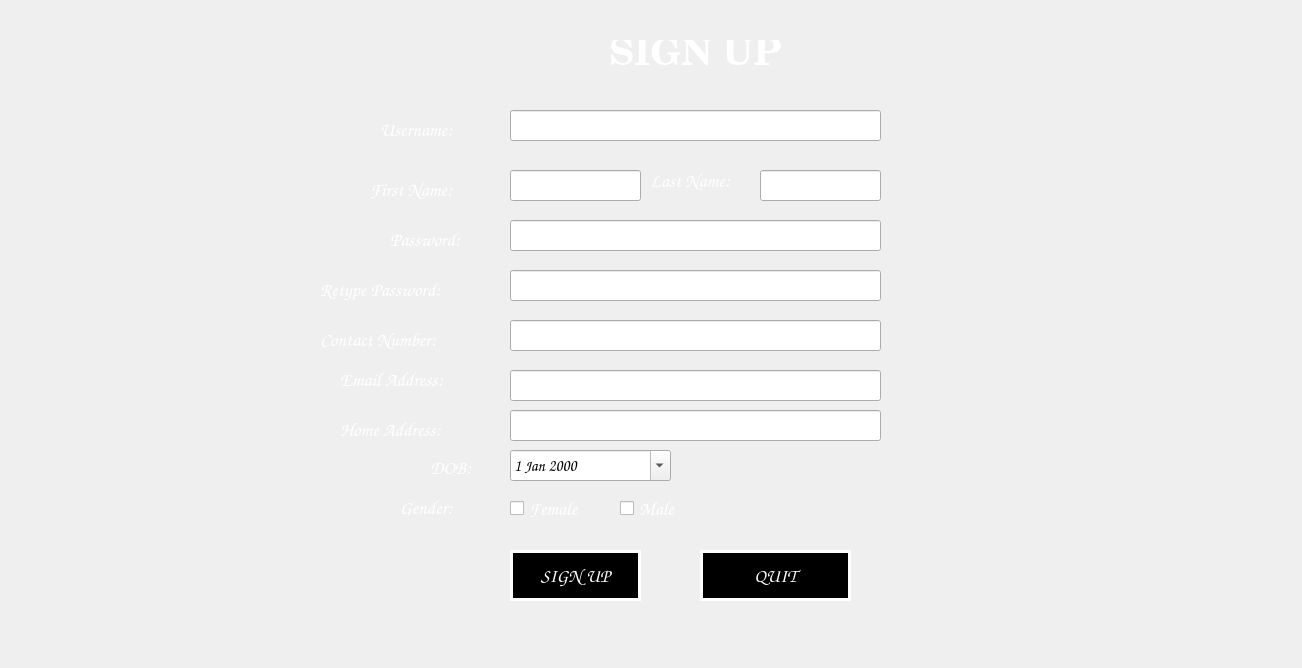
<?xml version="1.0" encoding="UTF-8"?>
<ui version="4.0">
 <class>signup</class>
 <widget class="QWidget" name="signup">
  <property name="geometry">
   <rect>
    <x>0</x>
    <y>0</y>
    <width>1302</width>
    <height>668</height>
   </rect>
  </property>
  <property name="windowTitle">
   <string>signup</string>
  </property>
  <property name="styleSheet">
   <string notr="true"/>
  </property>
  <widget class="QLabel" name="label">
   <property name="geometry">
    <rect>
     <x>600</x>
     <y>40</y>
     <width>191</width>
     <height>31</height>
    </rect>
   </property>
   <property name="font">
    <font>
     <family>Century Schoolbook</family>
     <pointsize>28</pointsize>
     <weight>75</weight>
     <bold>true</bold>
    </font>
   </property>
   <property name="styleSheet">
    <string notr="true">color:white;</string>
   </property>
   <property name="text">
    <string>SIGN UP</string>
   </property>
   <property name="alignment">
    <set>Qt::AlignCenter</set>
   </property>
  </widget>
  <widget class="QLabel" name="label_2">
   <property name="geometry">
    <rect>
     <x>380</x>
     <y>120</y>
     <width>121</width>
     <height>20</height>
    </rect>
   </property>
   <property name="font">
    <font>
     <family>Comic Sans MS</family>
     <pointsize>14</pointsize>
     <weight>75</weight>
     <bold>true</bold>
    </font>
   </property>
   <property name="styleSheet">
    <string notr="true">color:white;</string>
   </property>
   <property name="text">
    <string>Username:</string>
   </property>
  </widget>
  <widget class="QLabel" name="label_3">
   <property name="geometry">
    <rect>
     <x>370</x>
     <y>180</y>
     <width>121</width>
     <height>20</height>
    </rect>
   </property>
   <property name="font">
    <font>
     <family>Comic Sans MS</family>
     <pointsize>14</pointsize>
     <weight>75</weight>
     <bold>true</bold>
    </font>
   </property>
   <property name="styleSheet">
    <string notr="true">color:white;</string>
   </property>
   <property name="text">
    <string>First Name:</string>
   </property>
  </widget>
  <widget class="QLabel" name="label_4">
   <property name="geometry">
    <rect>
     <x>390</x>
     <y>230</y>
     <width>101</width>
     <height>20</height>
    </rect>
   </property>
   <property name="font">
    <font>
     <family>Comic Sans MS</family>
     <pointsize>14</pointsize>
     <weight>75</weight>
     <bold>true</bold>
    </font>
   </property>
   <property name="styleSheet">
    <string notr="true">color:white;</string>
   </property>
   <property name="text">
    <string>Password:</string>
   </property>
  </widget>
  <widget class="QLabel" name="label_5">
   <property name="geometry">
    <rect>
     <x>320</x>
     <y>280</y>
     <width>161</width>
     <height>20</height>
    </rect>
   </property>
   <property name="font">
    <font>
     <family>Comic Sans MS</family>
     <pointsize>14</pointsize>
     <weight>75</weight>
     <bold>true</bold>
    </font>
   </property>
   <property name="styleSheet">
    <string notr="true">color:white;</string>
   </property>
   <property name="text">
    <string>Retype Password:</string>
   </property>
  </widget>
  <widget class="QLabel" name="label_6">
   <property name="geometry">
    <rect>
     <x>320</x>
     <y>330</y>
     <width>171</width>
     <height>20</height>
    </rect>
   </property>
   <property name="font">
    <font>
     <family>Comic Sans MS</family>
     <pointsize>14</pointsize>
     <weight>75</weight>
     <bold>true</bold>
    </font>
   </property>
   <property name="styleSheet">
    <string notr="true">color:white;</string>
   </property>
   <property name="text">
    <string>Contact Number:</string>
   </property>
  </widget>
  <widget class="QLabel" name="emailLabel">
   <property name="geometry">
    <rect>
     <x>340</x>
     <y>370</y>
     <width>141</width>
     <height>20</height>
    </rect>
   </property>
   <property name="font">
    <font>
     <family>Comic Sans MS</family>
     <pointsize>14</pointsize>
     <weight>75</weight>
     <bold>true</bold>
    </font>
   </property>
   <property name="styleSheet">
    <string notr="true">color:white;</string>
   </property>
   <property name="text">
    <string>Email Address:</string>
   </property>
  </widget>
  <widget class="QLineEdit" name="usernameEdit">
   <property name="geometry">
    <rect>
     <x>510</x>
     <y>110</y>
     <width>371</width>
     <height>31</height>
    </rect>
   </property>
   <property name="font">
    <font>
     <pointsize>12</pointsize>
    </font>
   </property>
  </widget>
  <widget class="QLineEdit" name="firstnameEdit">
   <property name="geometry">
    <rect>
     <x>510</x>
     <y>170</y>
     <width>131</width>
     <height>31</height>
    </rect>
   </property>
   <property name="font">
    <font>
     <pointsize>12</pointsize>
    </font>
   </property>
  </widget>
  <widget class="QLineEdit" name="passwordEdit">
   <property name="geometry">
    <rect>
     <x>510</x>
     <y>220</y>
     <width>371</width>
     <height>31</height>
    </rect>
   </property>
   <property name="font">
    <font>
     <pointsize>12</pointsize>
    </font>
   </property>
   <property name="echoMode">
    <enum>QLineEdit::Password</enum>
   </property>
  </widget>
  <widget class="QLineEdit" name="retypePasswordEdit">
   <property name="geometry">
    <rect>
     <x>510</x>
     <y>270</y>
     <width>371</width>
     <height>31</height>
    </rect>
   </property>
   <property name="font">
    <font>
     <pointsize>12</pointsize>
    </font>
   </property>
   <property name="echoMode">
    <enum>QLineEdit::Password</enum>
   </property>
  </widget>
  <widget class="QLineEdit" name="phoneEdit">
   <property name="geometry">
    <rect>
     <x>510</x>
     <y>320</y>
     <width>371</width>
     <height>31</height>
    </rect>
   </property>
   <property name="font">
    <font>
     <pointsize>12</pointsize>
    </font>
   </property>
  </widget>
  <widget class="QLineEdit" name="emailEdit">
   <property name="geometry">
    <rect>
     <x>510</x>
     <y>370</y>
     <width>371</width>
     <height>31</height>
    </rect>
   </property>
   <property name="font">
    <font>
     <pointsize>12</pointsize>
    </font>
   </property>
  </widget>
  <widget class="QPushButton" name="pushButton">
   <property name="geometry">
    <rect>
     <x>510</x>
     <y>550</y>
     <width>131</width>
     <height>51</height>
    </rect>
   </property>
   <property name="font">
    <font>
     <family>Comic Sans MS</family>
     <pointsize>14</pointsize>
     <weight>75</weight>
     <bold>true</bold>
    </font>
   </property>
   <property name="styleSheet">
    <string notr="true">border-image:none;
background-color:black;
border:3px solid white;
color:white;</string>
   </property>
   <property name="text">
    <string>SIGN UP</string>
   </property>
  </widget>
  <widget class="QLabel" name="errorLabel">
   <property name="geometry">
    <rect>
     <x>460</x>
     <y>620</y>
     <width>451</width>
     <height>61</height>
    </rect>
   </property>
   <property name="palette">
    <palette>
     <active>
      <colorrole role="WindowText">
       <brush brushstyle="SolidPattern">
        <color alpha="255">
         <red>255</red>
         <green>255</green>
         <blue>255</blue>
        </color>
       </brush>
      </colorrole>
      <colorrole role="Text">
       <brush brushstyle="SolidPattern">
        <color alpha="255">
         <red>255</red>
         <green>255</green>
         <blue>255</blue>
        </color>
       </brush>
      </colorrole>
      <colorrole role="ButtonText">
       <brush brushstyle="SolidPattern">
        <color alpha="255">
         <red>255</red>
         <green>255</green>
         <blue>255</blue>
        </color>
       </brush>
      </colorrole>
     </active>
     <inactive>
      <colorrole role="WindowText">
       <brush brushstyle="SolidPattern">
        <color alpha="255">
         <red>255</red>
         <green>255</green>
         <blue>255</blue>
        </color>
       </brush>
      </colorrole>
      <colorrole role="Text">
       <brush brushstyle="SolidPattern">
        <color alpha="255">
         <red>255</red>
         <green>255</green>
         <blue>255</blue>
        </color>
       </brush>
      </colorrole>
      <colorrole role="ButtonText">
       <brush brushstyle="SolidPattern">
        <color alpha="255">
         <red>255</red>
         <green>255</green>
         <blue>255</blue>
        </color>
       </brush>
      </colorrole>
     </inactive>
     <disabled>
      <colorrole role="WindowText">
       <brush brushstyle="SolidPattern">
        <color alpha="255">
         <red>255</red>
         <green>255</green>
         <blue>255</blue>
        </color>
       </brush>
      </colorrole>
      <colorrole role="Text">
       <brush brushstyle="SolidPattern">
        <color alpha="255">
         <red>255</red>
         <green>255</green>
         <blue>255</blue>
        </color>
       </brush>
      </colorrole>
      <colorrole role="ButtonText">
       <brush brushstyle="SolidPattern">
        <color alpha="255">
         <red>255</red>
         <green>255</green>
         <blue>255</blue>
        </color>
       </brush>
      </colorrole>
     </disabled>
    </palette>
   </property>
   <property name="font">
    <font>
     <family>Comic Sans MS</family>
     <pointsize>12</pointsize>
     <weight>75</weight>
     <bold>true</bold>
    </font>
   </property>
   <property name="styleSheet">
    <string notr="true">color:white;</string>
   </property>
   <property name="text">
    <string/>
   </property>
   <property name="textFormat">
    <enum>Qt::RichText</enum>
   </property>
  </widget>
  <widget class="QDateEdit" name="dateEdit">
   <property name="geometry">
    <rect>
     <x>510</x>
     <y>450</y>
     <width>161</width>
     <height>31</height>
    </rect>
   </property>
   <property name="font">
    <font>
     <family>Comic Sans MS</family>
     <pointsize>12</pointsize>
     <weight>75</weight>
     <bold>true</bold>
    </font>
   </property>
   <property name="calendarPopup">
    <bool>true</bool>
   </property>
  </widget>
  <widget class="QLabel" name="label_7">
   <property name="geometry">
    <rect>
     <x>430</x>
     <y>460</y>
     <width>61</width>
     <height>16</height>
    </rect>
   </property>
   <property name="font">
    <font>
     <family>Comic Sans MS</family>
     <pointsize>14</pointsize>
     <weight>75</weight>
     <bold>true</bold>
    </font>
   </property>
   <property name="styleSheet">
    <string notr="true">color:white;</string>
   </property>
   <property name="text">
    <string>DOB:</string>
   </property>
  </widget>
  <widget class="QCheckBox" name="femaleCheckbox">
   <property name="geometry">
    <rect>
     <x>510</x>
     <y>500</y>
     <width>101</width>
     <height>17</height>
    </rect>
   </property>
   <property name="font">
    <font>
     <family>Comic Sans MS</family>
     <pointsize>14</pointsize>
     <weight>75</weight>
     <bold>true</bold>
    </font>
   </property>
   <property name="styleSheet">
    <string notr="true">color:white;</string>
   </property>
   <property name="text">
    <string>Female</string>
   </property>
  </widget>
  <widget class="QCheckBox" name="maleCheckbox">
   <property name="geometry">
    <rect>
     <x>620</x>
     <y>500</y>
     <width>131</width>
     <height>17</height>
    </rect>
   </property>
   <property name="font">
    <font>
     <family>Comic Sans MS</family>
     <pointsize>14</pointsize>
     <weight>75</weight>
     <bold>true</bold>
    </font>
   </property>
   <property name="styleSheet">
    <string notr="true">color:white;</string>
   </property>
   <property name="text">
    <string>Male</string>
   </property>
  </widget>
  <widget class="QLabel" name="label_8">
   <property name="geometry">
    <rect>
     <x>400</x>
     <y>500</y>
     <width>81</width>
     <height>16</height>
    </rect>
   </property>
   <property name="font">
    <font>
     <family>Comic Sans MS</family>
     <pointsize>14</pointsize>
     <weight>75</weight>
     <bold>true</bold>
    </font>
   </property>
   <property name="styleSheet">
    <string notr="true">color:white;</string>
   </property>
   <property name="text">
    <string>Gender:</string>
   </property>
  </widget>
  <widget class="QLabel" name="usernameError">
   <property name="geometry">
    <rect>
     <x>900</x>
     <y>110</y>
     <width>551</width>
     <height>31</height>
    </rect>
   </property>
   <property name="palette">
    <palette>
     <active>
      <colorrole role="WindowText">
       <brush brushstyle="SolidPattern">
        <color alpha="255">
         <red>255</red>
         <green>255</green>
         <blue>255</blue>
        </color>
       </brush>
      </colorrole>
      <colorrole role="Text">
       <brush brushstyle="SolidPattern">
        <color alpha="255">
         <red>255</red>
         <green>255</green>
         <blue>255</blue>
        </color>
       </brush>
      </colorrole>
      <colorrole role="ButtonText">
       <brush brushstyle="SolidPattern">
        <color alpha="255">
         <red>255</red>
         <green>255</green>
         <blue>255</blue>
        </color>
       </brush>
      </colorrole>
     </active>
     <inactive>
      <colorrole role="WindowText">
       <brush brushstyle="SolidPattern">
        <color alpha="255">
         <red>255</red>
         <green>255</green>
         <blue>255</blue>
        </color>
       </brush>
      </colorrole>
      <colorrole role="Text">
       <brush brushstyle="SolidPattern">
        <color alpha="255">
         <red>255</red>
         <green>255</green>
         <blue>255</blue>
        </color>
       </brush>
      </colorrole>
      <colorrole role="ButtonText">
       <brush brushstyle="SolidPattern">
        <color alpha="255">
         <red>255</red>
         <green>255</green>
         <blue>255</blue>
        </color>
       </brush>
      </colorrole>
     </inactive>
     <disabled>
      <colorrole role="WindowText">
       <brush brushstyle="SolidPattern">
        <color alpha="255">
         <red>255</red>
         <green>255</green>
         <blue>255</blue>
        </color>
       </brush>
      </colorrole>
      <colorrole role="Text">
       <brush brushstyle="SolidPattern">
        <color alpha="255">
         <red>255</red>
         <green>255</green>
         <blue>255</blue>
        </color>
       </brush>
      </colorrole>
      <colorrole role="ButtonText">
       <brush brushstyle="SolidPattern">
        <color alpha="255">
         <red>255</red>
         <green>255</green>
         <blue>255</blue>
        </color>
       </brush>
      </colorrole>
     </disabled>
    </palette>
   </property>
   <property name="font">
    <font>
     <family>Comic Sans MS</family>
     <pointsize>12</pointsize>
     <weight>75</weight>
     <bold>true</bold>
    </font>
   </property>
   <property name="styleSheet">
    <string notr="true">color:white;</string>
   </property>
   <property name="text">
    <string/>
   </property>
  </widget>
  <widget class="QLabel" name="nameError">
   <property name="geometry">
    <rect>
     <x>900</x>
     <y>180</y>
     <width>311</width>
     <height>21</height>
    </rect>
   </property>
   <property name="palette">
    <palette>
     <active>
      <colorrole role="WindowText">
       <brush brushstyle="SolidPattern">
        <color alpha="255">
         <red>255</red>
         <green>255</green>
         <blue>255</blue>
        </color>
       </brush>
      </colorrole>
      <colorrole role="Text">
       <brush brushstyle="SolidPattern">
        <color alpha="255">
         <red>255</red>
         <green>255</green>
         <blue>255</blue>
        </color>
       </brush>
      </colorrole>
      <colorrole role="ButtonText">
       <brush brushstyle="SolidPattern">
        <color alpha="255">
         <red>255</red>
         <green>255</green>
         <blue>255</blue>
        </color>
       </brush>
      </colorrole>
     </active>
     <inactive>
      <colorrole role="WindowText">
       <brush brushstyle="SolidPattern">
        <color alpha="255">
         <red>255</red>
         <green>255</green>
         <blue>255</blue>
        </color>
       </brush>
      </colorrole>
      <colorrole role="Text">
       <brush brushstyle="SolidPattern">
        <color alpha="255">
         <red>255</red>
         <green>255</green>
         <blue>255</blue>
        </color>
       </brush>
      </colorrole>
      <colorrole role="ButtonText">
       <brush brushstyle="SolidPattern">
        <color alpha="255">
         <red>255</red>
         <green>255</green>
         <blue>255</blue>
        </color>
       </brush>
      </colorrole>
     </inactive>
     <disabled>
      <colorrole role="WindowText">
       <brush brushstyle="SolidPattern">
        <color alpha="255">
         <red>255</red>
         <green>255</green>
         <blue>255</blue>
        </color>
       </brush>
      </colorrole>
      <colorrole role="Text">
       <brush brushstyle="SolidPattern">
        <color alpha="255">
         <red>255</red>
         <green>255</green>
         <blue>255</blue>
        </color>
       </brush>
      </colorrole>
      <colorrole role="ButtonText">
       <brush brushstyle="SolidPattern">
        <color alpha="255">
         <red>255</red>
         <green>255</green>
         <blue>255</blue>
        </color>
       </brush>
      </colorrole>
     </disabled>
    </palette>
   </property>
   <property name="font">
    <font>
     <family>Comic Sans MS</family>
     <pointsize>12</pointsize>
     <weight>75</weight>
     <bold>true</bold>
    </font>
   </property>
   <property name="styleSheet">
    <string notr="true">color:white;</string>
   </property>
   <property name="text">
    <string/>
   </property>
  </widget>
  <widget class="QLabel" name="label_10">
   <property name="geometry">
    <rect>
     <x>650</x>
     <y>170</y>
     <width>111</width>
     <height>21</height>
    </rect>
   </property>
   <property name="font">
    <font>
     <family>Comic Sans MS</family>
     <pointsize>14</pointsize>
     <weight>75</weight>
     <bold>true</bold>
    </font>
   </property>
   <property name="styleSheet">
    <string notr="true">color:white;</string>
   </property>
   <property name="text">
    <string>Last Name:</string>
   </property>
  </widget>
  <widget class="QLineEdit" name="lnameEdit">
   <property name="geometry">
    <rect>
     <x>760</x>
     <y>170</y>
     <width>121</width>
     <height>31</height>
    </rect>
   </property>
   <property name="font">
    <font>
     <pointsize>12</pointsize>
    </font>
   </property>
  </widget>
  <widget class="QLabel" name="passwordError">
   <property name="geometry">
    <rect>
     <x>900</x>
     <y>220</y>
     <width>331</width>
     <height>31</height>
    </rect>
   </property>
   <property name="palette">
    <palette>
     <active>
      <colorrole role="WindowText">
       <brush brushstyle="SolidPattern">
        <color alpha="255">
         <red>255</red>
         <green>255</green>
         <blue>255</blue>
        </color>
       </brush>
      </colorrole>
      <colorrole role="Text">
       <brush brushstyle="SolidPattern">
        <color alpha="255">
         <red>255</red>
         <green>255</green>
         <blue>255</blue>
        </color>
       </brush>
      </colorrole>
      <colorrole role="ButtonText">
       <brush brushstyle="SolidPattern">
        <color alpha="255">
         <red>255</red>
         <green>255</green>
         <blue>255</blue>
        </color>
       </brush>
      </colorrole>
     </active>
     <inactive>
      <colorrole role="WindowText">
       <brush brushstyle="SolidPattern">
        <color alpha="255">
         <red>255</red>
         <green>255</green>
         <blue>255</blue>
        </color>
       </brush>
      </colorrole>
      <colorrole role="Text">
       <brush brushstyle="SolidPattern">
        <color alpha="255">
         <red>255</red>
         <green>255</green>
         <blue>255</blue>
        </color>
       </brush>
      </colorrole>
      <colorrole role="ButtonText">
       <brush brushstyle="SolidPattern">
        <color alpha="255">
         <red>255</red>
         <green>255</green>
         <blue>255</blue>
        </color>
       </brush>
      </colorrole>
     </inactive>
     <disabled>
      <colorrole role="WindowText">
       <brush brushstyle="SolidPattern">
        <color alpha="255">
         <red>255</red>
         <green>255</green>
         <blue>255</blue>
        </color>
       </brush>
      </colorrole>
      <colorrole role="Text">
       <brush brushstyle="SolidPattern">
        <color alpha="255">
         <red>255</red>
         <green>255</green>
         <blue>255</blue>
        </color>
       </brush>
      </colorrole>
      <colorrole role="ButtonText">
       <brush brushstyle="SolidPattern">
        <color alpha="255">
         <red>255</red>
         <green>255</green>
         <blue>255</blue>
        </color>
       </brush>
      </colorrole>
     </disabled>
    </palette>
   </property>
   <property name="font">
    <font>
     <family>Comic Sans MS</family>
     <pointsize>12</pointsize>
     <weight>75</weight>
     <bold>true</bold>
    </font>
   </property>
   <property name="styleSheet">
    <string notr="true">color:white;</string>
   </property>
   <property name="text">
    <string/>
   </property>
  </widget>
  <widget class="QLabel" name="repasswordError">
   <property name="geometry">
    <rect>
     <x>900</x>
     <y>270</y>
     <width>311</width>
     <height>31</height>
    </rect>
   </property>
   <property name="palette">
    <palette>
     <active>
      <colorrole role="WindowText">
       <brush brushstyle="SolidPattern">
        <color alpha="255">
         <red>255</red>
         <green>255</green>
         <blue>255</blue>
        </color>
       </brush>
      </colorrole>
      <colorrole role="Text">
       <brush brushstyle="SolidPattern">
        <color alpha="255">
         <red>255</red>
         <green>255</green>
         <blue>255</blue>
        </color>
       </brush>
      </colorrole>
      <colorrole role="ButtonText">
       <brush brushstyle="SolidPattern">
        <color alpha="255">
         <red>255</red>
         <green>255</green>
         <blue>255</blue>
        </color>
       </brush>
      </colorrole>
     </active>
     <inactive>
      <colorrole role="WindowText">
       <brush brushstyle="SolidPattern">
        <color alpha="255">
         <red>255</red>
         <green>255</green>
         <blue>255</blue>
        </color>
       </brush>
      </colorrole>
      <colorrole role="Text">
       <brush brushstyle="SolidPattern">
        <color alpha="255">
         <red>255</red>
         <green>255</green>
         <blue>255</blue>
        </color>
       </brush>
      </colorrole>
      <colorrole role="ButtonText">
       <brush brushstyle="SolidPattern">
        <color alpha="255">
         <red>255</red>
         <green>255</green>
         <blue>255</blue>
        </color>
       </brush>
      </colorrole>
     </inactive>
     <disabled>
      <colorrole role="WindowText">
       <brush brushstyle="SolidPattern">
        <color alpha="255">
         <red>255</red>
         <green>255</green>
         <blue>255</blue>
        </color>
       </brush>
      </colorrole>
      <colorrole role="Text">
       <brush brushstyle="SolidPattern">
        <color alpha="255">
         <red>255</red>
         <green>255</green>
         <blue>255</blue>
        </color>
       </brush>
      </colorrole>
      <colorrole role="ButtonText">
       <brush brushstyle="SolidPattern">
        <color alpha="255">
         <red>255</red>
         <green>255</green>
         <blue>255</blue>
        </color>
       </brush>
      </colorrole>
     </disabled>
    </palette>
   </property>
   <property name="font">
    <font>
     <family>Comic Sans MS</family>
     <pointsize>12</pointsize>
     <weight>75</weight>
     <bold>true</bold>
    </font>
   </property>
   <property name="styleSheet">
    <string notr="true">color:white;</string>
   </property>
   <property name="text">
    <string/>
   </property>
  </widget>
  <widget class="QLabel" name="contactError">
   <property name="geometry">
    <rect>
     <x>900</x>
     <y>320</y>
     <width>291</width>
     <height>31</height>
    </rect>
   </property>
   <property name="palette">
    <palette>
     <active>
      <colorrole role="WindowText">
       <brush brushstyle="SolidPattern">
        <color alpha="255">
         <red>255</red>
         <green>255</green>
         <blue>255</blue>
        </color>
       </brush>
      </colorrole>
      <colorrole role="Text">
       <brush brushstyle="SolidPattern">
        <color alpha="255">
         <red>255</red>
         <green>255</green>
         <blue>255</blue>
        </color>
       </brush>
      </colorrole>
      <colorrole role="ButtonText">
       <brush brushstyle="SolidPattern">
        <color alpha="255">
         <red>255</red>
         <green>255</green>
         <blue>255</blue>
        </color>
       </brush>
      </colorrole>
     </active>
     <inactive>
      <colorrole role="WindowText">
       <brush brushstyle="SolidPattern">
        <color alpha="255">
         <red>255</red>
         <green>255</green>
         <blue>255</blue>
        </color>
       </brush>
      </colorrole>
      <colorrole role="Text">
       <brush brushstyle="SolidPattern">
        <color alpha="255">
         <red>255</red>
         <green>255</green>
         <blue>255</blue>
        </color>
       </brush>
      </colorrole>
      <colorrole role="ButtonText">
       <brush brushstyle="SolidPattern">
        <color alpha="255">
         <red>255</red>
         <green>255</green>
         <blue>255</blue>
        </color>
       </brush>
      </colorrole>
     </inactive>
     <disabled>
      <colorrole role="WindowText">
       <brush brushstyle="SolidPattern">
        <color alpha="255">
         <red>255</red>
         <green>255</green>
         <blue>255</blue>
        </color>
       </brush>
      </colorrole>
      <colorrole role="Text">
       <brush brushstyle="SolidPattern">
        <color alpha="255">
         <red>255</red>
         <green>255</green>
         <blue>255</blue>
        </color>
       </brush>
      </colorrole>
      <colorrole role="ButtonText">
       <brush brushstyle="SolidPattern">
        <color alpha="255">
         <red>255</red>
         <green>255</green>
         <blue>255</blue>
        </color>
       </brush>
      </colorrole>
     </disabled>
    </palette>
   </property>
   <property name="font">
    <font>
     <family>Comic Sans MS</family>
     <pointsize>12</pointsize>
     <weight>75</weight>
     <bold>true</bold>
    </font>
   </property>
   <property name="styleSheet">
    <string notr="true">color:white;</string>
   </property>
   <property name="text">
    <string/>
   </property>
  </widget>
  <widget class="QLabel" name="emailError">
   <property name="geometry">
    <rect>
     <x>900</x>
     <y>370</y>
     <width>291</width>
     <height>31</height>
    </rect>
   </property>
   <property name="palette">
    <palette>
     <active>
      <colorrole role="WindowText">
       <brush brushstyle="SolidPattern">
        <color alpha="255">
         <red>255</red>
         <green>255</green>
         <blue>255</blue>
        </color>
       </brush>
      </colorrole>
      <colorrole role="Text">
       <brush brushstyle="SolidPattern">
        <color alpha="255">
         <red>255</red>
         <green>255</green>
         <blue>255</blue>
        </color>
       </brush>
      </colorrole>
      <colorrole role="ButtonText">
       <brush brushstyle="SolidPattern">
        <color alpha="255">
         <red>255</red>
         <green>255</green>
         <blue>255</blue>
        </color>
       </brush>
      </colorrole>
     </active>
     <inactive>
      <colorrole role="WindowText">
       <brush brushstyle="SolidPattern">
        <color alpha="255">
         <red>255</red>
         <green>255</green>
         <blue>255</blue>
        </color>
       </brush>
      </colorrole>
      <colorrole role="Text">
       <brush brushstyle="SolidPattern">
        <color alpha="255">
         <red>255</red>
         <green>255</green>
         <blue>255</blue>
        </color>
       </brush>
      </colorrole>
      <colorrole role="ButtonText">
       <brush brushstyle="SolidPattern">
        <color alpha="255">
         <red>255</red>
         <green>255</green>
         <blue>255</blue>
        </color>
       </brush>
      </colorrole>
     </inactive>
     <disabled>
      <colorrole role="WindowText">
       <brush brushstyle="SolidPattern">
        <color alpha="255">
         <red>255</red>
         <green>255</green>
         <blue>255</blue>
        </color>
       </brush>
      </colorrole>
      <colorrole role="Text">
       <brush brushstyle="SolidPattern">
        <color alpha="255">
         <red>255</red>
         <green>255</green>
         <blue>255</blue>
        </color>
       </brush>
      </colorrole>
      <colorrole role="ButtonText">
       <brush brushstyle="SolidPattern">
        <color alpha="255">
         <red>255</red>
         <green>255</green>
         <blue>255</blue>
        </color>
       </brush>
      </colorrole>
     </disabled>
    </palette>
   </property>
   <property name="font">
    <font>
     <family>Comic Sans MS</family>
     <pointsize>12</pointsize>
     <weight>75</weight>
     <bold>true</bold>
    </font>
   </property>
   <property name="styleSheet">
    <string notr="true">color:white;</string>
   </property>
   <property name="text">
    <string/>
   </property>
  </widget>
  <widget class="QLabel" name="DOBerror">
   <property name="geometry">
    <rect>
     <x>690</x>
     <y>450</y>
     <width>291</width>
     <height>31</height>
    </rect>
   </property>
   <property name="palette">
    <palette>
     <active>
      <colorrole role="WindowText">
       <brush brushstyle="SolidPattern">
        <color alpha="255">
         <red>0</red>
         <green>0</green>
         <blue>139</blue>
        </color>
       </brush>
      </colorrole>
      <colorrole role="Text">
       <brush brushstyle="SolidPattern">
        <color alpha="255">
         <red>0</red>
         <green>0</green>
         <blue>139</blue>
        </color>
       </brush>
      </colorrole>
      <colorrole role="ButtonText">
       <brush brushstyle="SolidPattern">
        <color alpha="255">
         <red>0</red>
         <green>0</green>
         <blue>139</blue>
        </color>
       </brush>
      </colorrole>
     </active>
     <inactive>
      <colorrole role="WindowText">
       <brush brushstyle="SolidPattern">
        <color alpha="255">
         <red>0</red>
         <green>0</green>
         <blue>139</blue>
        </color>
       </brush>
      </colorrole>
      <colorrole role="Text">
       <brush brushstyle="SolidPattern">
        <color alpha="255">
         <red>0</red>
         <green>0</green>
         <blue>139</blue>
        </color>
       </brush>
      </colorrole>
      <colorrole role="ButtonText">
       <brush brushstyle="SolidPattern">
        <color alpha="255">
         <red>0</red>
         <green>0</green>
         <blue>139</blue>
        </color>
       </brush>
      </colorrole>
     </inactive>
     <disabled>
      <colorrole role="WindowText">
       <brush brushstyle="SolidPattern">
        <color alpha="255">
         <red>0</red>
         <green>0</green>
         <blue>139</blue>
        </color>
       </brush>
      </colorrole>
      <colorrole role="Text">
       <brush brushstyle="SolidPattern">
        <color alpha="255">
         <red>0</red>
         <green>0</green>
         <blue>139</blue>
        </color>
       </brush>
      </colorrole>
      <colorrole role="ButtonText">
       <brush brushstyle="SolidPattern">
        <color alpha="255">
         <red>0</red>
         <green>0</green>
         <blue>139</blue>
        </color>
       </brush>
      </colorrole>
     </disabled>
    </palette>
   </property>
   <property name="font">
    <font>
     <family>Comic Sans MS</family>
     <pointsize>9</pointsize>
     <weight>75</weight>
     <bold>true</bold>
    </font>
   </property>
   <property name="styleSheet">
    <string notr="true">color:darkblue;;</string>
   </property>
   <property name="text">
    <string/>
   </property>
  </widget>
  <widget class="QLabel" name="genderError">
   <property name="geometry">
    <rect>
     <x>710</x>
     <y>490</y>
     <width>271</width>
     <height>31</height>
    </rect>
   </property>
   <property name="palette">
    <palette>
     <active>
      <colorrole role="WindowText">
       <brush brushstyle="SolidPattern">
        <color alpha="255">
         <red>255</red>
         <green>255</green>
         <blue>255</blue>
        </color>
       </brush>
      </colorrole>
      <colorrole role="Text">
       <brush brushstyle="SolidPattern">
        <color alpha="255">
         <red>255</red>
         <green>255</green>
         <blue>255</blue>
        </color>
       </brush>
      </colorrole>
      <colorrole role="ButtonText">
       <brush brushstyle="SolidPattern">
        <color alpha="255">
         <red>255</red>
         <green>255</green>
         <blue>255</blue>
        </color>
       </brush>
      </colorrole>
     </active>
     <inactive>
      <colorrole role="WindowText">
       <brush brushstyle="SolidPattern">
        <color alpha="255">
         <red>255</red>
         <green>255</green>
         <blue>255</blue>
        </color>
       </brush>
      </colorrole>
      <colorrole role="Text">
       <brush brushstyle="SolidPattern">
        <color alpha="255">
         <red>255</red>
         <green>255</green>
         <blue>255</blue>
        </color>
       </brush>
      </colorrole>
      <colorrole role="ButtonText">
       <brush brushstyle="SolidPattern">
        <color alpha="255">
         <red>255</red>
         <green>255</green>
         <blue>255</blue>
        </color>
       </brush>
      </colorrole>
     </inactive>
     <disabled>
      <colorrole role="WindowText">
       <brush brushstyle="SolidPattern">
        <color alpha="255">
         <red>255</red>
         <green>255</green>
         <blue>255</blue>
        </color>
       </brush>
      </colorrole>
      <colorrole role="Text">
       <brush brushstyle="SolidPattern">
        <color alpha="255">
         <red>255</red>
         <green>255</green>
         <blue>255</blue>
        </color>
       </brush>
      </colorrole>
      <colorrole role="ButtonText">
       <brush brushstyle="SolidPattern">
        <color alpha="255">
         <red>255</red>
         <green>255</green>
         <blue>255</blue>
        </color>
       </brush>
      </colorrole>
     </disabled>
    </palette>
   </property>
   <property name="font">
    <font>
     <family>Comic Sans MS</family>
     <pointsize>12</pointsize>
     <weight>75</weight>
     <bold>true</bold>
    </font>
   </property>
   <property name="styleSheet">
    <string notr="true">color:white;</string>
   </property>
   <property name="text">
    <string/>
   </property>
  </widget>
  <widget class="QLabel" name="label_9">
   <property name="geometry">
    <rect>
     <x>340</x>
     <y>420</y>
     <width>151</width>
     <height>20</height>
    </rect>
   </property>
   <property name="font">
    <font>
     <family>Comic Sans MS</family>
     <pointsize>14</pointsize>
     <weight>75</weight>
     <bold>true</bold>
    </font>
   </property>
   <property name="styleSheet">
    <string notr="true">color:white;</string>
   </property>
   <property name="text">
    <string>Home Address:</string>
   </property>
  </widget>
  <widget class="QLineEdit" name="homeEdit">
   <property name="geometry">
    <rect>
     <x>510</x>
     <y>410</y>
     <width>371</width>
     <height>31</height>
    </rect>
   </property>
   <property name="font">
    <font>
     <pointsize>12</pointsize>
    </font>
   </property>
  </widget>
  <widget class="QPushButton" name="quitButton">
   <property name="geometry">
    <rect>
     <x>700</x>
     <y>550</y>
     <width>151</width>
     <height>51</height>
    </rect>
   </property>
   <property name="font">
    <font>
     <family>Comic Sans MS</family>
     <pointsize>14</pointsize>
     <weight>75</weight>
     <bold>true</bold>
    </font>
   </property>
   <property name="styleSheet">
    <string notr="true">border-image:none;
background-color:black;
border:3px solid white;
color:white;</string>
   </property>
   <property name="text">
    <string>QUIT</string>
   </property>
  </widget>
 </widget>
 <layoutdefault spacing="6" margin="11"/>
 <resources/>
 <connections>
  <connection>
   <sender>pushButton</sender>
   <signal>clicked()</signal>
   <receiver>signup</receiver>
   <slot>signupButtonClicked()</slot>
   <hints>
    <hint type="sourcelabel">
     <x>356</x>
     <y>553</y>
    </hint>
    <hint type="destinationlabel">
     <x>662</x>
     <y>557</y>
    </hint>
   </hints>
  </connection>
  <connection>
   <sender>quitButton</sender>
   <signal>clicked()</signal>
   <receiver>signup</receiver>
   <slot>quitButtonClicked()</slot>
   <hints>
    <hint type="sourcelabel">
     <x>509</x>
     <y>540</y>
    </hint>
    <hint type="destinationlabel">
     <x>648</x>
     <y>525</y>
    </hint>
   </hints>
  </connection>
 </connections>
 <slots>
  <slot>signupButtonClicked()</slot>
  <slot>quitButtonClicked()</slot>
 </slots>
</ui>
